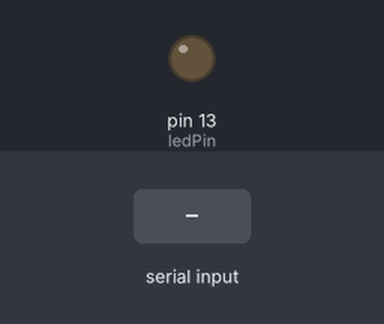
Recording of a sketch running on a simulated Arduino Uno, built with avr-gcc and run on an emulated ATmega328P. Parts: output pins drawn as LEDs (lit = HIGH). The inputs (shaded band) are chosen by the test bench.

Above: at 1.2 s.
1.3 s: "1" received over Serial
At 1.7 s:
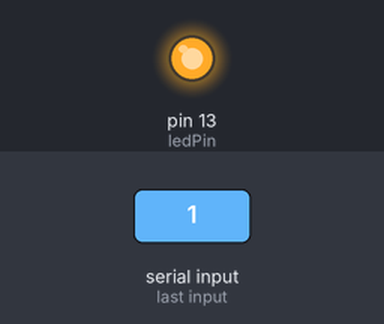
2.8 s: "0" received over Serial
At 4.1 s:
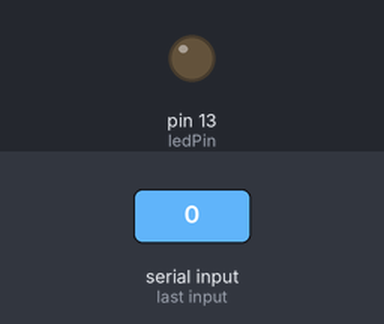
Timing chart, 0 to 5.8 s (numbered marks = the images above; inputs shaded):
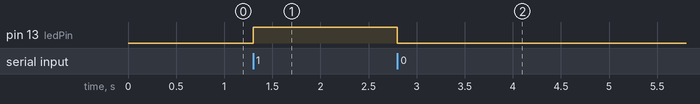

The sketch:

Computer_interfacing.ino
```cpp
int ledPin = 13;
int val;

void setup() {
 Serial.begin(9600);
 pinMode(ledPin,OUTPUT);
}

void loop() {
  val = Serial.read();
  if(val == '1'){digitalWrite(ledPin,HIGH);}
  else if (val == '0'){digitalWrite(ledPin,LOW);}
}
```

Measured:
- after the input at 1.3 s, pin 13 (ledPin): LOW → HIGH at once
- after the input at 2.8 s, pin 13 (ledPin): HIGH → LOW at once
